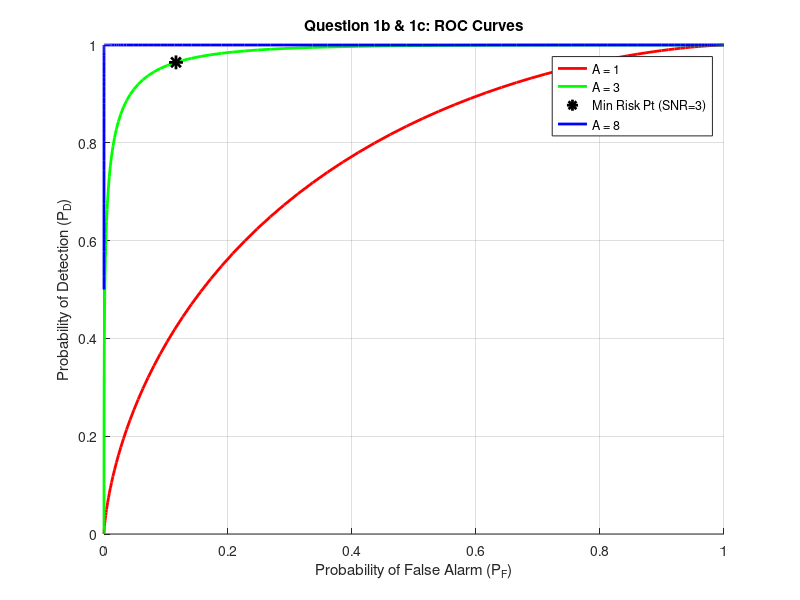
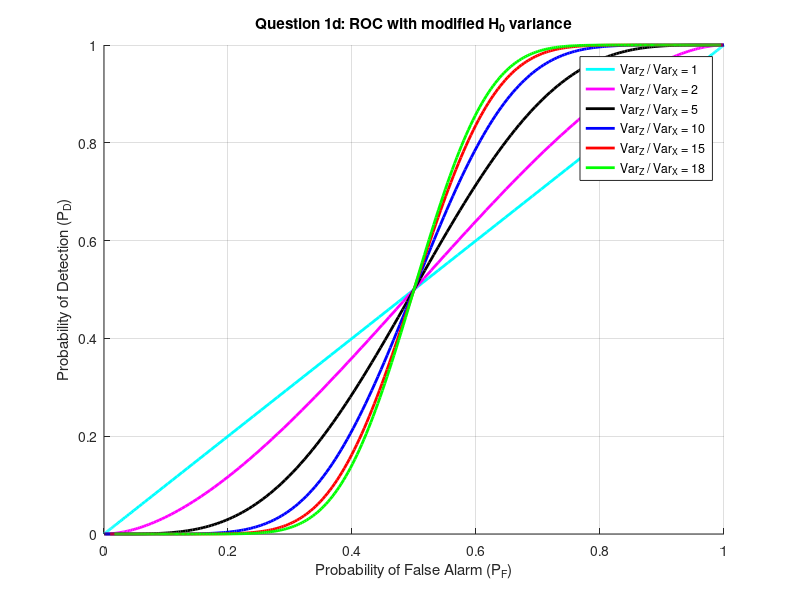

The MATLAB source for these figures, in order: (Note: this script raises an error after producing the figures.)
% SPDX-License-Identifier: GNU AGPL-3.0-or-later
% Copyright (C) 2025 Kenneth Chan <kenc0728@gmail.com>
% Kenneth Chan
clc;
clear;
close all;
rng(388);

%% Question 1

% Part a 
N = 1000; 
A = 1; % Chose A = 1 since A is a known constant
variance = 1; 
sigma = sqrt(variance); 
PH0 = 0.8;
PH1 = 0.2; 

% Generate 1000 numbers, if the random number is less than 0.2, then it is
% marked as true, the rest are false. 
H_true = rand(1, N) < PH1; 

% Generate observations Y
X = sigma * randn(1, N); % Zero mean Gaussian noise
Y = H_true * A + X;      % Y = A+X if H1, Y = X if H0

% P(Y|H1) / P(Y|H0) > P(H0)/P(H1), threshold value
% Threshold comes from A/2 (midpoint) and the log of the ratio of
% probabilities of detection multiplied by uncertainty weighting factor 
thres = (variance / A) * log(PH0 / PH1) + A / 2;
H_est = Y > thres; % 1 if true, 0 if false 

P_error_empirical = sum(H_true ~= H_est) / N; % Sum of when Htrue is not equal to Hest divided by num_iterations

% Calculate Theoretical Probability of Error
P_miss_theory = normcdf(thres, A, sigma); % Type 1 error 
P_fa_theory = 1 - normcdf(thres, 0, sigma); % Type 2 error 
P_error_theory = (P_miss_theory * PH1) + (P_fa_theory * PH0);

% Display the empirical and theoretical probability of error
fprintf('Question 1a\n');
fprintf('MAP Threshold (thres): %.4f\n', thres);
fprintf('Empirical Probability of Error: %.4f\n', P_error_empirical);
fprintf('Theoretical Probability of Error: %.4f\n', P_error_theory);

% part b and c 
A_vals = [1, 3, 8]; % Test several signal amplitudes
figure; hold on;
colors = ['r', 'g', 'b'];

for i = 1:length(A_vals)
    A = A_vals(i); 
    % Vary threshold to create ROC
    thres_range = linspace(-5, 8, 200);
    Pd = zeros(1, length(thres_range));
    Pf = zeros(1, length(thres_range));

    for j = 1: length(thres_range)
        Pd(j) = 1 - normcdf(thres_range(j), A, sigma);
        Pf(j) = 1 - normcdf(thres_range(j), 0, sigma); 
    end
    plot(Pf, Pd, 'Color', colors(i), 'LineWidth', 2, 'DisplayName', sprintf('A = %d', A));

    % Mark Risk point for at least one SNR (let's choose A = 3)
    if A == 3
        C_miss = 10; % Missing the target is 10x worse than false alarm cost
        C_fa = 1;    
        
        % Risk Threshold formula
        thres_risk = (variance / A) * log((C_fa * PH0) / (C_miss * PH1)) + A / 2;
        
        Pd_risk = 1 - normcdf(thres_risk, A, sigma);
        Pf_risk = 1 - normcdf(thres_risk, 0, sigma);
        
        plot(Pf_risk, Pd_risk, 'k*', 'MarkerSize', 10, 'LineWidth', 2, 'DisplayName', 'Min Risk Pt (SNR=3)');
            
        fprintf('Question 1c: Minimum Conditional Risk \n');
        fprintf('Risk Threshold (for A=3): %.4f\n\n', thres_risk);
    end
end
xlabel('Probability of False Alarm (P_F)');
ylabel('Probability of Detection (P_D)');
title('Question 1b & 1c: ROC Curves');
legend('Location', 'best');
grid on;

% Part 1d
% Model H1: Y = A + X (mean = A, variance = original variance)
% Model H0: Y = A + Z (mean = A, variance_Z > original variance)

% We can reuse the A and variance from Part 1a (A = 1, variance = 1)
variance_Z_vals = [1, 2, 5, 10, 15, 18]; % Test different variance ratios (2x, 5x, 10x larger)
A = 1; 

figure; hold on;
colors_d = ['c', 'm', 'k','b','r','g']; 

for i = 1:length(variance_Z_vals)
    variance_Z = variance_Z_vals(i);
    sigma_Z = sqrt(variance_Z); 
   
    thres_range = linspace(-10, 10, 500);
    Pd = zeros(1, length(thres_range));
    Pf = zeros(1, length(thres_range));
 
    for j = 1:length(thres_range)
        % Pd uses the original sigma (H1 model)
        Pd(j) = 1 - normcdf(thres_range(j), A, sigma);
        % Pf uses the NEW sigma_Z, and the mean is now A instead of 0 
        Pf(j) = 1 - normcdf(thres_range(j), A, sigma_Z);
    end
    plot(Pf, Pd, 'Color', colors_d(i), 'LineWidth', 2, 'DisplayName', sprintf('Var_Z / Var_X = %d', variance_Z / variance));
end
xlabel('Probability of False Alarm (P_F)');
ylabel('Probability of Detection (P_D)');
title('Question 1d: ROC with modified H_0 variance');
legend('Location', 'best');
grid on;


%% Question 2 
load Iris.mat; 
X = features; 
Y = labels; 

% Determine the sizes dynamically based on the data
num_classes = length(unique(Y)); % 3, given
num_features = size(X, 2); % 4
total_samples = size(X, 1); % 150

% split data, half train, half test
shuffled_indices = randperm(total_samples); 
train = shuffled_indices(1 : total_samples/2);
test = shuffled_indices(total_samples/2 + 1 : end);

X_train = X(train, :);
Y_train = Y(train);
X_test = X(test, :);
Y_test = Y(test);

class_means = cell(num_classes, 1); % cell is array of matrices
class_covs = cell(num_classes, 1);
prior_probs = zeros(num_classes, 1);

for i = 1:num_classes
    % Find all training rows that belong to the current class 'c'
    rows_for_curr_class_i = (Y_train == i);
    X_c = X_train(rows_for_curr_class_i, :);
    class_means{i} = mean(X_c);
    % 4x4 Covariance matrix
    class_covs{i} = cov(X_c);
    % prior probability 
    prior_probs(i) = sum(rows_for_curr_class_i) / length(Y_train);
end

% Make predictions
num_test_samples = size(X_test, 1);
Y_est = zeros(num_test_samples, 1); % Array to hold our guesses

for i = 1:num_test_samples
    current_flower = X_test(i, :);
    posteriors = zeros(num_classes, 1); % To hold the 3 probabilities
    
    % Check the probability of this flower belonging to each of the 3 classes
    for a = 1:num_classes
        % Compute the Likelihood P(Data | Class) using a 4D Gaussian
        likelihood = mvnpdf(current_flower, class_means{a}, class_covs{a});
        
        % Multiply by Prior P(Class) to get the MAP Posterior
        posteriors(a) = likelihood * prior_probs(a);
    end
    
    % Our guess is whichever class had the MAXIMUM probability
    [max_probability, best_class] = max(posteriors);
    Y_est(i) = best_class;
end

% Error calculation
mistakes = (Y_test ~= Y_est);
total_error_prob = sum(mistakes) / num_test_samples;

fprintf('Question 2 \n');
fprintf('Total Probability of Error: %.4f\n\n', total_error_prob);

% Plot the Confusion Matrix
figure;
confusionchart(Y_test, Y_est);
title('Confusion Matrix: Test Data');

%% Stretch Goal
N = 1000; 
A = 2;       % Chose A=2 for better separation 
b = 1;       % Laplacian scale parameter
PH0 = 0.8;
PH1 = 0.2; 

% Generate true hypotheses (0 for H0, 1 for H1)
H_true = rand(1, N) < PH1; 

% Generate Laplacian Noise using Inverse Transform Sampling
% U is uniform random noise between -0.5 and 0.5
U = rand(1, N) - 0.5; 
X_lap = -b * sign(U) .* log(1 - 2 * abs(U)); 

% Generate observations Y
Y = H_true * A + X_lap; % Y = A + X_lap if H1, Y = X_lap if H0

% Apply the derived Laplacian MAP threshold
thres = A / 2 + (b / 2) * log(PH0 / PH1);
H_est = Y > thres; 

% Calculate Empirical Error
mistakes = (H_true ~= H_est);
P_error_empirical = sum(mistakes) / N;

% Create a custom function to calculate the Laplacian CDF
% F(x) = 0.5 * exp((x-mu)/b)          for x < mu
% F(x) = 1 - 0.5 * exp(-(x-mu)/b)     for x >= mu
laplace_cdf = @(x, mu, b) 0.5 * exp((x - mu) ./ b) .* (x < mu) + (1 - 0.5 * exp(-(x - mu) ./ b)) .* (x >= mu);

% Calculate Theoretical Probability of Error using our custom CDF
P_miss_theory = laplace_cdf(thres, A, b); 
P_fa_theory = 1 - laplace_cdf(thres, 0, b); 
P_error_theory = (P_miss_theory * PH1) + (P_fa_theory * PH0);

fprintf('Stretch Goal \n');
fprintf('MAP Threshold (thres): %.4f\n', thres);
fprintf('Empirical Probability of Error: %.4f\n', P_error_empirical);
fprintf('Theoretical Probability of Error: %.4f\n\n', P_error_theory);

A_vals = [1, 3, 8]; % Test several signal amplitudes
figure; hold on;
colors = ['r', 'g', 'b'];

for i = 1:length(A_vals)
    A_curr = A_vals(i); 
    
    % Vary threshold to create ROC
    thres_range = linspace(-5, 8, 300);
    Pd = zeros(1, length(thres_range));
    Pf = zeros(1, length(thres_range));
    
    % Calculate probabilities for each threshold using the Laplacian CDF
    for j = 1:length(thres_range)
        Pd(j) = 1 - laplace_cdf(thres_range(j), A_curr, b);
        Pf(j) = 1 - laplace_cdf(thres_range(j), 0, b); 
    end
    
    % Plot the ROC curve for this amplitude
    plot(Pf, Pd, 'Color', colors(i), 'LineWidth', 2, 'DisplayName', sprintf('A = %d', A_curr));
end

xlabel('Probability of False Alarm (P_F)');
ylabel('Probability of Detection (P_D)');
title('Stretch Goal: ROC Curves with Laplacian Noise');
legend('Location', 'best');
grid on;
